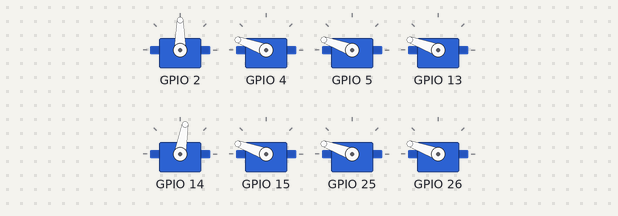
This sketch was run on a simulated ESP32. Parts: 8 × servo.

Above: at 1.65 s.
At 2.05 s:
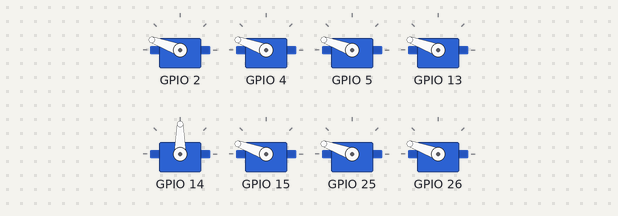
At 2.45 s:
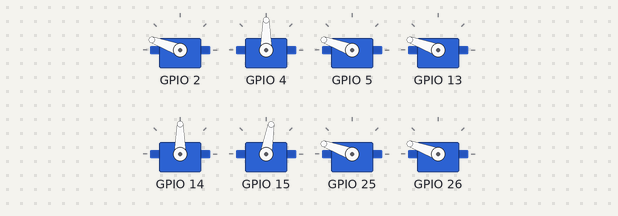
At 2.85 s:
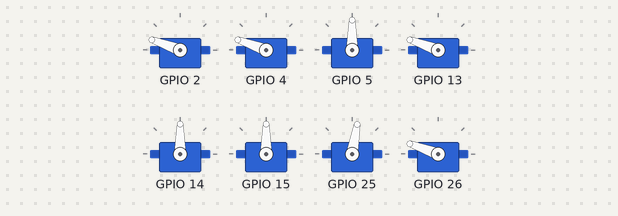
At 3.3 s:
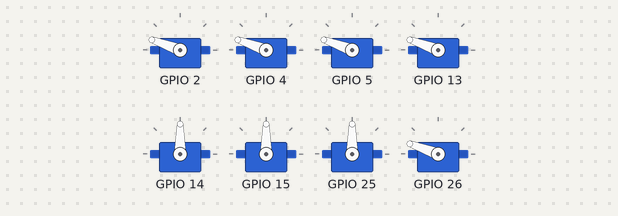
At 4.95 s:
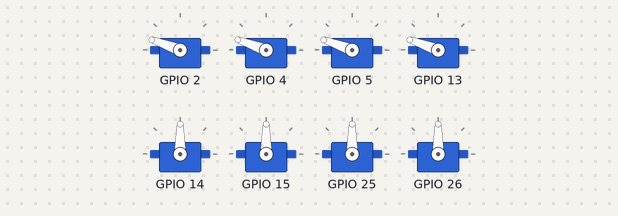
Timing chart, 0 to 9.4 s (numbered marks = the images above):
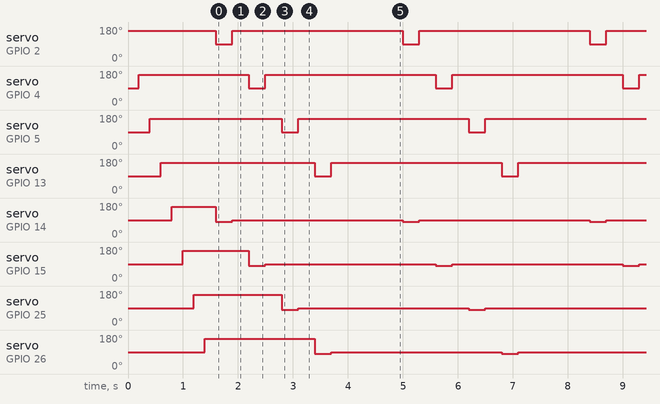

The sketch:

recon-esp32-v1.ino
```cpp
#include "Recon.h"
  Recon recon;

void setup() {
  recon.init();
}

void loop() {
  recon.walkForward();
  delay(1000);
  recon.walkForward();
  delay(1000);
  recon.walkForward();
  delay(1000);
}
```

Recon.cpp
```cpp
#include "Recon.h"

Recon::Recon() {
  board_pins[FRONT_RIGHT_HIP]  = 2;
  board_pins[FRONT_LEFT_HIP]   = 4;
  board_pins[BACK_RIGHT_HIP]   = 5;
  board_pins[BACK_LEFT_HIP]    = 13;
  board_pins[FRONT_RIGHT_LEG]  = 14;
  board_pins[FRONT_LEFT_LEG]   = 15;
  board_pins[BACK_RIGHT_LEG]   = 25;
  board_pins[BACK_LEFT_LEG]    = 26;
}

void Recon::init() {
  for (int i = 0; i < NUM_LEGS; i++) {
    servos[i].setPeriodHertz(50);
    servos[i].attach(board_pins[i], 500, 2400);
  }

  for (int i = 0; i < NUM_LEGS; i++) {
    servos[i].write(hipStraightAngle); // Default to standing
    delay(200);
  }
}

void Recon::setLeg(int index, int angle) {
  servos[index].write(angle);
}

void Recon::setHip(int index, int angle) {
  servos[index].write(angle);
}

void Recon::walkForward() {
  // Example gait
  setHip(FRONT_RIGHT_HIP, hipSwingAngle);
  setLeg(FRONT_RIGHT_LEG, legUpAngle);
  delay(300);
  setLeg(FRONT_RIGHT_LEG, legDownAngle);
  setHip(FRONT_RIGHT_HIP, hipStraightAngle);
  delay(300);

  setHip(FRONT_LEFT_HIP, hipSwingAngle);
  setLeg(FRONT_LEFT_LEG, legUpAngle);
  delay(300);
  setLeg(FRONT_LEFT_LEG, legDownAngle);
  setHip(FRONT_LEFT_HIP, hipStraightAngle);
  delay(300);

  setHip(BACK_RIGHT_HIP, hipSwingAngle);
  setLeg(BACK_RIGHT_LEG, legUpAngle);
  delay(300);
  setLeg(BACK_RIGHT_LEG, legDownAngle);
  setHip(BACK_RIGHT_HIP, hipStraightAngle);
  delay(300);

  setHip(BACK_LEFT_HIP, hipSwingAngle);
  setLeg(BACK_LEFT_LEG, legUpAngle);
  delay(300);
  setLeg(BACK_LEFT_LEG, legDownAngle);
  setHip(BACK_LEFT_HIP, hipStraightAngle);
  delay(300);
}

void Recon::walkBackward() {
  // Reverse gait
  setHip(BACK_LEFT_HIP, hipSwingAngle);
  setLeg(BACK_LEFT_LEG, legUpAngle);
  delay(300);
  setLeg(BACK_LEFT_LEG, legDownAngle);
  setHip(BACK_LEFT_HIP, hipStraightAngle);
  delay(300);

  setHip(BACK_RIGHT_HIP, hipSwingAngle);
  setLeg(BACK_RIGHT_LEG, legUpAngle);
  delay(300);
  setLeg(BACK_RIGHT_LEG, legDownAngle);
  setHip(BACK_RIGHT_HIP, hipStraightAngle);
  delay(300);

  setHip(FRONT_LEFT_HIP, hipSwingAngle);
  setLeg(FRONT_LEFT_LEG, legUpAngle);
  delay(300);
  setLeg(FRONT_LEFT_LEG, legDownAngle);
  setHip(FRONT_LEFT_HIP, hipStraightAngle);
  delay(300);

  setHip(FRONT_RIGHT_HIP, hipSwingAngle);
  setLeg(FRONT_RIGHT_LEG, legUpAngle);
  delay(300);
  setLeg(FRONT_RIGHT_LEG, legDownAngle);
  setHip(FRONT_RIGHT_HIP, hipStraightAngle);
  delay(300);
}
```

Recon.h
```cpp
#ifndef RECON_H
#define RECON_H

#include <ESP32Servo.h>

#define NUM_LEGS 8

// Servo indexes
#define FRONT_RIGHT_HIP  0
#define FRONT_LEFT_HIP   1
#define BACK_RIGHT_HIP   2
#define BACK_LEFT_HIP    3

#define FRONT_RIGHT_LEG  4
#define FRONT_LEFT_LEG   5
#define BACK_RIGHT_LEG   6
#define BACK_LEFT_LEG    7

class Recon {
  private:
    Servo servos[NUM_LEGS];
    int board_pins[NUM_LEGS];

    int hipStraightAngle = 160;
    int hipSwingAngle = 90;

    int legDownAngle = 90;
    int legUpAngle = 80;

  public:
    Recon();
    void init();
    void walkForward();
    void walkBackward();
    void setLeg(int index, int angle);
    void setHip(int index, int angle);
};

#endif
```

Measured:
- by itself, servo on GPIO 2, servo on GPIO 13: alternates 160° for 3.1 s and 90° for 0.30 s
- by itself, servo on GPIO 4, servo on GPIO 5: repeats every 3.4 s: 90° 0.30 s, 160° 3.1 s
- by itself, servo on GPIO 14, servo on GPIO 15, servo on GPIO 25, servo on GPIO 26: repeats every 3.4 s: 80° 0.30 s, 90° 3.1 s
